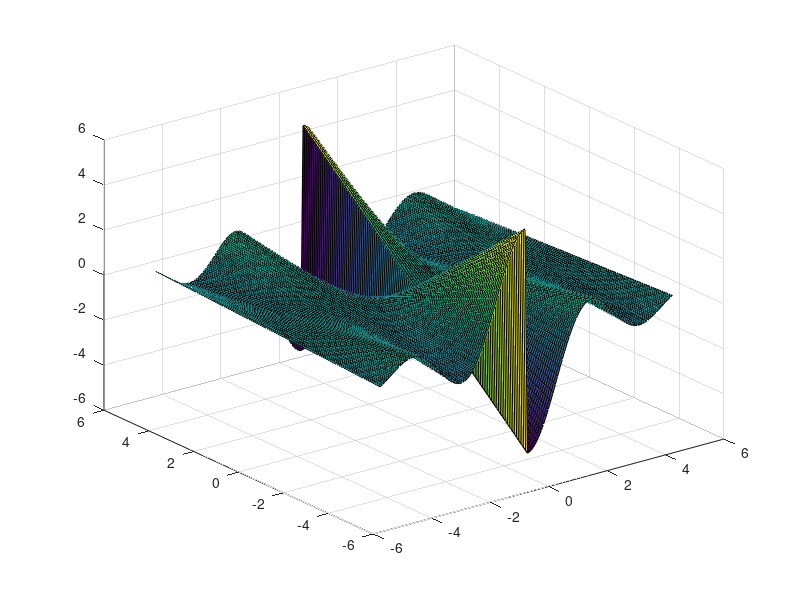

Recreate this plot in MATLAB.
disp('Problem 2.1');	% show "Problem 2.1"
clear, clc, clf;
r = 5;
[x, y] = meshgrid(-r:0.08:r);
z = y .* sin(x) .* cos(x) ./ (abs(x) + eps);
surf(x,y,z);
% shading faceted;